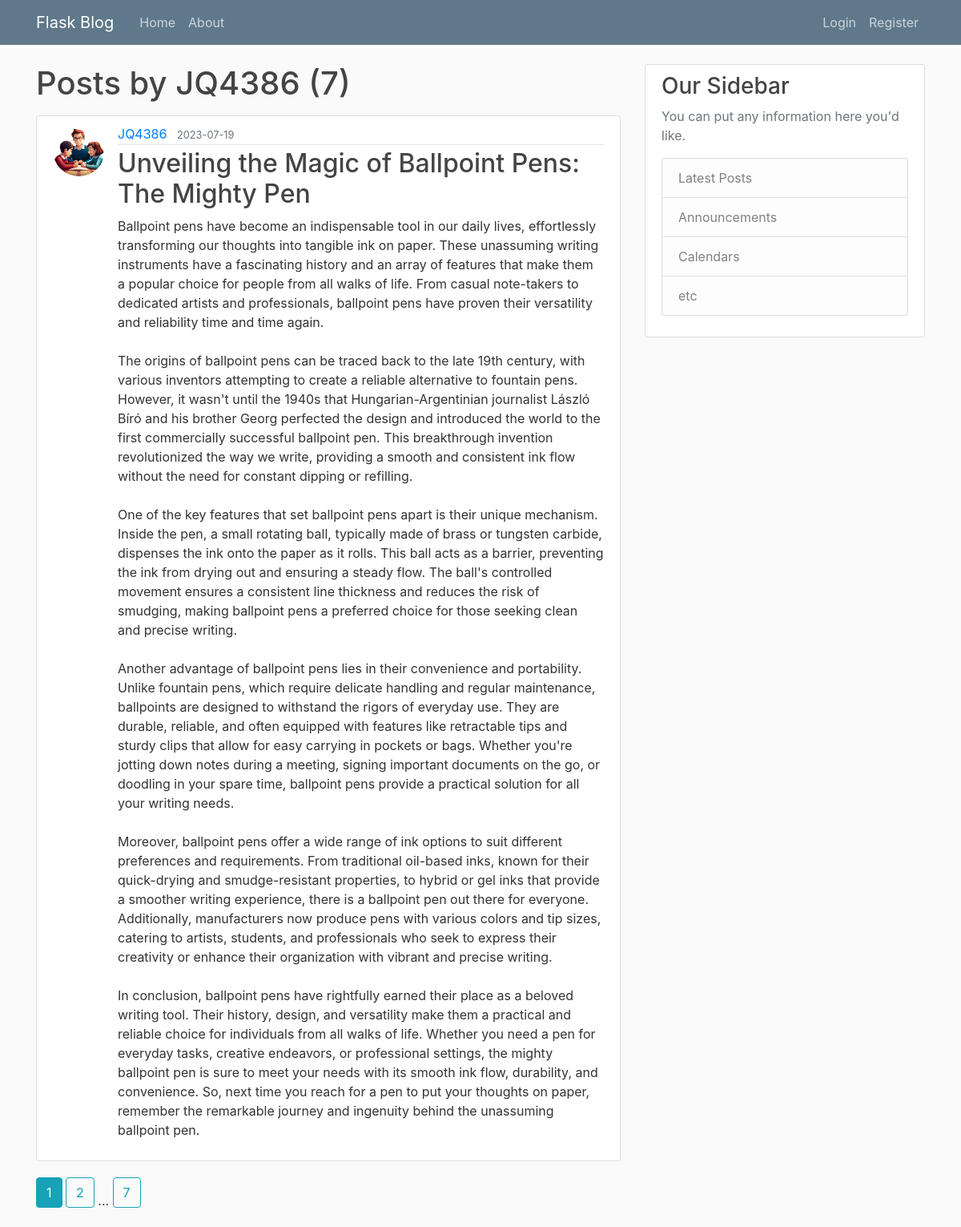
The page /user/JQ4386 on the database its author committed.
### flaskblog/models.py (models this page shows, shortened)
class User(db.Model, UserMixin):
    id = db.Column(db.Integer, primary_key=True)
    username = db.Column(db.String(20), unique=True, nullable=False) # 20 char max, unique, not null
    email = db.Column(db.String(120), unique=True, nullable=False) # 120 char max, unique, not null
    image_file = db.Column(db.String(20), nullable=False, default='default.jpg') # 20 char max, not null, default
    password = db.Column(db.String(60), nullable=False) # 60 char max, not null
    posts = db.relationship('Post', backref='author', lazy=True) # one to many relationship, backref allows us to get user who created post

class Post(db.Model):
    id = db.Column(db.Integer, primary_key=True)
    title = db.Column(db.String(100), nullable=False) # 100 char max, not null
    date_posted = db.Column(db.DateTime, nullable=False, default=datetime.utcnow) # not null, default, always use utc time for consistency
    content = db.Column(db.Text, nullable=False) # not null
    user_id = db.Column(db.Integer, db.ForeignKey('user.id'), nullable=False) # not null

### flaskblog/users/routes.py (the view)
@users.route('/user/<string:username>')
def user_posts(username):
    page = request.args.get('page', 1, type=int)
    user = User.query.filter_by(username=username).first_or_404()
    posts = Post.query.filter_by(author=user)\
        .order_by(Post.date_posted.desc())\
        .paginate(page=page, per_page=1)
    return render_template('user_posts.html', posts=posts, user=user)

### flaskblog/templates/user_posts.html
{% extends "layout.html" %}
{% block content %}
    <h1 class="mb-3">Posts by {{ user.username }} ({{ posts.total }})</h1>
    {% for post in posts.items %}
        <article class="media content-section">
          <img class="rounded-circle article-img" src="{{ url_for('static', filename='profile_pics/' + post.author.image_file) }}">
          <div class="media-body">
            <div class="article-metadata">
              <a class="mr-2" href="{{ url_for('users.user_posts', username=post.author.username) }}">{{ post.author.username }}</a>
              <small class="text-muted">{{ post.date_posted.strftime('%Y-%m-%d') }}</small>
            </div>
            <h2><a class="article-title" href="{{ url_for('posts.post', post_id=post.id) }}">{{ post.title }}</a></h2>
            <p class="article-content">{{ post.content }}</p>
          </div>
        </article>
    {% endfor %}
    {% for page_num in posts.iter_pages(left_edge=1, right_edge=1, left_current=1, right_current=1) %}
        {% if page_num %}
            {% if posts.page == page_num %}
                <a class="btn btn-info mb-4" href="{{ url_for('users.user_posts', username=user.username, page=page_num) }}">{{ page_num }}</a>
            {% else %}
                <a class="btn btn-outline-info mb-4" href="{{ url_for('users.user_posts', username=user.username, page=page_num) }}">{{ page_num }}</a>
            {% endif %}
        {% else %}
            ...
        {% endif %}
    {% endfor %}
{% endblock content %}

### flaskblog/static/main.css (style rules this page uses)
body { background: #fafafa; color: #333333; margin-top: 5rem; }
h1, h2, h3, h4, h5, h6 { color: #444444; }
.content-section { background: #ffffff; padding: 10px 20px; border: 1px solid #dddddd; border-radius: 3px; margin-bottom: 20px; }
.article-title { color: #444444; }
.article-content { white-space: pre-line; }
.article-img { height: 65px; width: 65px; margin-right: 16px; }
.article-metadata { padding-bottom: 1px; margin-bottom: 4px; border-bottom: 1px solid #e3e3e3 }

### rows shown on the page
User: username "JQ4386"
Post: image_file (picture), author.username "JQ4386", date_posted "2023-07-19", title "Unveiling the Magic of Ballpoint Pens: The Mighty Pen", content "Ballpoint pens have become an indispensable tool in our daily lives, effortlessly transforming our thoughts into tangible ink on paper. These unassuming writing instruments have a fascinating history and an array of features that make them a popular choice for people from all walks of life. From casual note-takers to dedicated artists and professionals, ballpoint pens have proven their versatility and reliability time and time again. The origins of ballpoint pens can be traced back to the late 19th century, with various inventors attempting to create a reliable alternative to fountain pens. However, it wasn't until the 1940s that Hungarian-Argentinian journalist László Bíró and his brother…"

### other values the page prints
{{ posts.total }} "7"
{{ page_num }} "1"
{{ page_num }} "2" "7"
